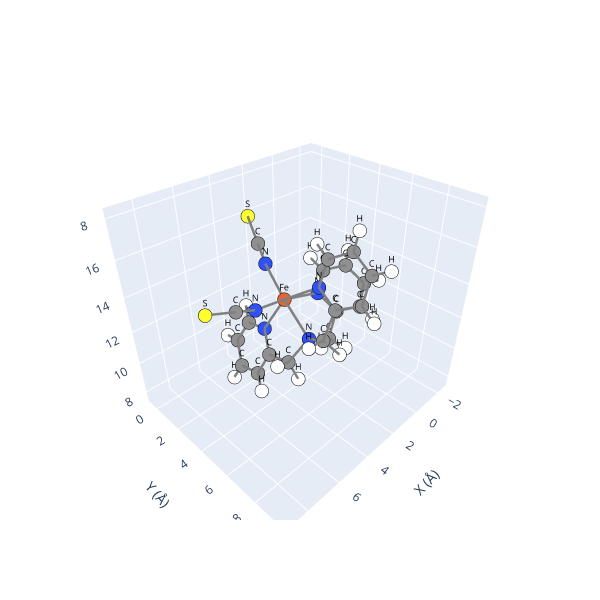

Notebook cell for this chart:
### Code cell
## All species can be visualized with the .view() method:
mol.view()

### Figure 1 — Plotly figure (JSON) as saved in the notebook; plotly's stock layout.template omitted (floating-point values rounded to 4 significant figures)
{"data": [{"hoverinfo": "text", "marker": {"color": ["#E06633", "#FFFF30", "#FFFF30", "#3050F8", "#3050F8", "#3050F8", "#3050F8", "#3050F8", "#3050F8", "#909090", "#FFFFFF", "#909090", "#FFFFFF", "#909090", "#FFFFFF", "#909090", "#FFFFFF", "#909090", "#909090", "#FFFFFF", "#FFFFFF", "#909090", "#FFFFFF", "#909090", "#FFFFFF", "#909090", "#909090", "#FFFFFF", "#FFFFFF", "#909090", "#FFFFFF", "#909090", "#FFFFFF", "#909090", "#FFFFFF", "#909090", "#FFFFFF", "#909090", "#909090", "#FFFFFF", "#FFFFFF", "#909090", "#909090", "#909090", "#FFFFFF", "#909090", "#FFFFFF"], "line": {"color": "black", "width": 1}, "size": 8}, "mode": "markers", "showlegend": false, "text": ["Fe", "S", "S", "N", "N", "N", "N", "N", "N", "C", "H", "C", "H", "C", "H", "C", "H", "C", "C", "H", "H", "C", "H", "C", "H", "C", "C", "H", "H", "C", "H", "C", "H", "C", "H", "C", "H", "C", "C", "H", "H", "C", "C", "C", "H", "C", "H"], "type": "scatter3d", "x": [3.743, 2.632, 8.321, 4.309, 1.616, 3.208, 3.77, 3.424, 5.761, 4.274, 3.927, 4.725, 4.691, 5.234, 5.563, 5.242, 5.555, 4.784, 4.841, 5.704, 4.736, 0.6056, 0.8022, 0.0313, -0.1526, 1.323, 2.462, 2.509, 2.274, 2.642, 2.485, 2.281, 1.909, 2.478, 2.236, 3.038, 3.171, 3.399, 4.102, 3.84, 5.061, 3.087, 6.821, -0.6897, -1.359, -0.9849, -1.862], "y": [3.994, 0.1637, 4.286, 3.103, 4.165, 5.744, 5.701, 2.327, 4.293, 1.791, 1.192, 1.303, 0.3911, 2.193, 1.889, 3.526, 4.144, 3.949, 5.404, 5.596, 5.97, 3.558, 2.816, 5.695, 6.435, 5.223, 5.8, 5.34, 6.734, 5.713, 4.886, 6.853, 6.798, 8.073, 8.856, 8.118, 8.934, 6.941, 6.924, 7.705, 6.965, 1.42, 4.299, 3.975, 3.531, 5.056, 5.359], "z": [13.51, 16.23, 15.1, 11.59, 12.96, 14.74, 12.06, 14.68, 14.05, 11.27, 11.89, 10.08, 9.902, 9.145, 8.331, 9.45, 8.831, 10.68, 11.09, 11.49, 10.31, 13.61, 14.14, 12.07, 11.54, 12.19, 11.4, 10.55, 11.22, 15.95, 16.34, 16.62, 17.47, 16.03, 16.46, 14.78, 14.35, 14.16, 12.83, 12.32, 12.97, 15.32, 14.5, 13.53, 14.0, 12.75, 12.68]}, {"hoverinfo": "none", "mode": "text", "showlegend": false, "text": ["Fe", "S", "S", "N", "N", "N", "N", "N", "N", "C", "H", "C", "H", "C", "H", "C", "H", "C", "C", "H", "H", "C", "H", "C", "H", "C", "C", "H", "H", "C", "H", "C", "H", "C", "H", "C", "H", "C", "C", "H", "H", "C", "C", "C", "H", "C", "H"], "textfont": {"color": "black", "size": 9}, "type": "scatter3d", "x": [3.743, 2.632, 8.321, 4.309, 1.616, 3.208, 3.77, 3.424, 5.761, 4.274, 3.927, 4.725, 4.691, 5.234, 5.563, 5.242, 5.555, 4.784, 4.841, 5.704, 4.736, 0.6056, 0.8022, 0.0313, -0.1526, 1.323, 2.462, 2.509, 2.274, 2.642, 2.485, 2.281, 1.909, 2.478, 2.236, 3.038, 3.171, 3.399, 4.102, 3.84, 5.061, 3.087, 6.821, -0.6897, -1.359, -0.9849, -1.862], "y": [3.994, 0.1637, 4.286, 3.103, 4.165, 5.744, 5.701, 2.327, 4.293, 1.791, 1.192, 1.303, 0.3911, 2.193, 1.889, 3.526, 4.144, 3.949, 5.404, 5.596, 5.97, 3.558, 2.816, 5.695, 6.435, 5.223, 5.8, 5.34, 6.734, 5.713, 4.886, 6.853, 6.798, 8.073, 8.856, 8.118, 8.934, 6.941, 6.924, 7.705, 6.965, 1.42, 4.299, 3.975, 3.531, 5.056, 5.359], "z": [13.51, 16.23, 15.1, 11.59, 12.96, 14.74, 12.06, 14.68, 14.05, 11.27, 11.89, 10.08, 9.902, 9.145, 8.331, 9.45, 8.831, 10.68, 11.09, 11.49, 10.31, 13.61, 14.14, 12.07, 11.54, 12.19, 11.4, 10.55, 11.22, 15.95, 16.34, 16.62, 17.47, 16.03, 16.46, 14.78, 14.35, 14.16, 12.83, 12.32, 12.97, 15.32, 14.5, 13.53, 14.0, 12.75, 12.68]}, {"hoverinfo": "none", "line": {"color": "gray", "width": 5}, "mode": "lines", "showlegend": false, "type": "scatter3d", "x": [3.77, 4.841], "y": [5.701, 5.404], "z": [12.06, 11.09]}, {"hoverinfo": "none", "line": {"color": "gray", "width": 5}, "mode": "lines", "showlegend": false, "type": "scatter3d", "x": [1.323, 0.0313], "y": [5.223, 5.695], "z": [12.19, 12.07]}, {"hoverinfo": "none", "line": {"color": "gray", "width": 5}, "mode": "lines", "showlegend": false, "type": "scatter3d", "x": [1.616, 3.743], "y": [4.165, 3.994], "z": [12.96, 13.51]}, {"hoverinfo": "none", "line": {"color": "gray", "width": 5}, "mode": "lines", "showlegend": false, "type": "scatter3d", "x": [4.841, 4.784], "y": [5.404, 3.949], "z": [11.09, 10.68]}, {"hoverinfo": "none", "line": {"color": "gray", "width": 5}, "mode": "lines", "showlegend": false, "type": "scatter3d", "x": [3.038, 2.478], "y": [8.118, 8.073], "z": [14.78, 16.03]}, {"hoverinfo": "none", "line": {"color": "gray", "width": 5}, "mode": "lines", "showlegend": false, "type": "scatter3d", "x": [4.784, 4.309], "y": [3.949, 3.103], "z": [10.68, 11.59]}, {"hoverinfo": "none", "line": {"color": "gray", "width": 5}, "mode": "lines", "showlegend": false, "type": "scatter3d", "x": [5.761, 3.743], "y": [4.293, 3.994], "z": [14.05, 13.51]}, {"hoverinfo": "none", "line": {"color": "gray", "width": 5}, "mode": "lines", "showlegend": false, "type": "scatter3d", "x": [6.821, 8.321], "y": [4.299, 4.286], "z": [14.5, 15.1]}, {"hoverinfo": "none", "line": {"color": "gray", "width": 5}, "mode": "lines", "showlegend": false, "type": "scatter3d", "x": [5.563, 5.234], "y": [1.889, 2.193], "z": [8.331, 9.145]}, {"hoverinfo": "none", "line": {"color": "gray", "width": 5}, "mode": "lines", "showlegend": false, "type": "scatter3d", "x": [2.281, 2.642], "y": [6.853, 5.713], "z": [16.62, 15.95]}, {"hoverinfo": "none", "line": {"color": "gray", "width": 5}, "mode": "lines", "showlegend": false, "type": "scatter3d", "x": [0.0313, 1.323], "y": [5.695, 5.223], "z": [12.07, 12.19]}, {"hoverinfo": "none", "line": {"color": "gray", "width": 5}, "mode": "lines", "showlegend": false, "type": "scatter3d", "x": [3.743, 3.208], "y": [3.994, 5.744], "z": [13.51, 14.74]}, {"hoverinfo": "none", "line": {"color": "gray", "width": 5}, "mode": "lines", "showlegend": false, "type": "scatter3d", "x": [5.704, 4.841], "y": [5.596, 5.404], "z": [11.49, 11.09]}, {"hoverinfo": "none", "line": {"color": "gray", "width": 5}, "mode": "lines", "showlegend": false, "type": "scatter3d", "x": [3.208, 3.399], "y": [5.744, 6.941], "z": [14.74, 14.16]}, {"hoverinfo": "none", "line": {"color": "gray", "width": 5}, "mode": "lines", "showlegend": false, "type": "scatter3d", "x": [-0.6897, 0.6056], "y": [3.975, 3.558], "z": [13.53, 13.61]}, {"hoverinfo": "none", "line": {"color": "gray", "width": 5}, "mode": "lines", "showlegend": false, "type": "scatter3d", "x": [4.841, 5.704], "y": [5.404, 5.596], "z": [11.09, 11.49]}, {"hoverinfo": "none", "line": {"color": "gray", "width": 5}, "mode": "lines", "showlegend": false, "type": "scatter3d", "x": [4.274, 3.927], "y": [1.791, 1.192], "z": [11.27, 11.89]}, {"hoverinfo": "none", "line": {"color": "gray", "width": 5}, "mode": "lines", "showlegend": false, "type": "scatter3d", "x": [3.743, 3.424], "y": [3.994, 2.327], "z": [13.51, 14.68]}, {"hoverinfo": "none", "line": {"color": "gray", "width": 5}, "mode": "lines", "showlegend": false, "type": "scatter3d", "x": [3.399, 3.038], "y": [6.941, 8.118], "z": [14.16, 14.78]}, {"hoverinfo": "none", "line": {"color": "gray", "width": 5}, "mode": "lines", "showlegend": false, "type": "scatter3d", "x": [0.0313, -0.9849], "y": [5.695, 5.056], "z": [12.07, 12.75]}, {"hoverinfo": "none", "line": {"color": "gray", "width": 5}, "mode": "lines", "showlegend": false, "type": "scatter3d", "x": [5.242, 5.555], "y": [3.526, 4.144], "z": [9.45, 8.831]}, {"hoverinfo": "none", "line": {"color": "gray", "width": 5}, "mode": "lines", "showlegend": false, "type": "scatter3d", "x": [5.555, 5.242], "y": [4.144, 3.526], "z": [8.831, 9.45]}, {"hoverinfo": "none", "line": {"color": "gray", "width": 5}, "mode": "lines", "showlegend": false, "type": "scatter3d", "x": [2.478, 2.281], "y": [8.073, 6.853], "z": [16.03, 16.62]}, {"hoverinfo": "none", "line": {"color": "gray", "width": 5}, "mode": "lines", "showlegend": false, "type": "scatter3d", "x": [2.462, 1.323], "y": [5.8, 5.223], "z": [11.4, 12.19]}, {"hoverinfo": "none", "line": {"color": "gray", "width": 5}, "mode": "lines", "showlegend": false, "type": "scatter3d", "x": [3.038, 3.399], "y": [8.118, 6.941], "z": [14.78, 14.16]}, {"hoverinfo": "none", "line": {"color": "gray", "width": 5}, "mode": "lines", "showlegend": false, "type": "scatter3d", "x": [0.8022, 0.6056], "y": [2.816, 3.558], "z": [14.14, 13.61]}, {"hoverinfo": "none", "line": {"color": "gray", "width": 5}, "mode": "lines", "showlegend": false, "type": "scatter3d", "x": [-0.9849, 0.0313], "y": [5.056, 5.695], "z": [12.75, 12.07]}, {"hoverinfo": "none", "line": {"color": "gray", "width": 5}, "mode": "lines", "showlegend": false, "type": "scatter3d", "x": [4.274, 4.309], "y": [1.791, 3.103], "z": [11.27, 11.59]}, {"hoverinfo": "none", "line": {"color": "gray", "width": 5}, "mode": "lines", "showlegend": false, "type": "scatter3d", "x": [4.309, 4.784], "y": [3.103, 3.949], "z": [11.59, 10.68]}, {"hoverinfo": "none", "line": {"color": "gray", "width": 5}, "mode": "lines", "showlegend": false, "type": "scatter3d", "x": [2.281, 2.478], "y": [6.853, 8.073], "z": [16.62, 16.03]}, {"hoverinfo": "none", "line": {"color": "gray", "width": 5}, "mode": "lines", "showlegend": false, "type": "scatter3d", "x": [4.102, 3.84], "y": [6.924, 7.705], "z": [12.83, 12.32]}, {"hoverinfo": "none", "line": {"color": "gray", "width": 5}, "mode": "lines", "showlegend": false, "type": "scatter3d", "x": [3.087, 2.632], "y": [1.42, 0.1637], "z": [15.32, 16.23]}, {"hoverinfo": "none", "line": {"color": "gray", "width": 5}, "mode": "lines", "showlegend": false, "type": "scatter3d", "x": [4.725, 4.274], "y": [1.303, 1.791], "z": [10.08, 11.27]}, {"hoverinfo": "none", "line": {"color": "gray", "width": 5}, "mode": "lines", "showlegend": false, "type": "scatter3d", "x": [1.616, 1.323], "y": [4.165, 5.223], "z": [12.96, 12.19]}, {"hoverinfo": "none", "line": {"color": "gray", "width": 5}, "mode": "lines", "showlegend": false, "type": "scatter3d", "x": [0.6056, 1.616], "y": [3.558, 4.165], "z": [13.61, 12.96]}, {"hoverinfo": "none", "line": {"color": "gray", "width": 5}, "mode": "lines", "showlegend": false, "type": "scatter3d", "x": [-1.862, -0.9849], "y": [5.359, 5.056], "z": [12.68, 12.75]}, {"hoverinfo": "none", "line": {"color": "gray", "width": 5}, "mode": "lines", "showlegend": false, "type": "scatter3d", "x": [5.061, 4.102], "y": [6.965, 6.924], "z": [12.97, 12.83]}, {"hoverinfo": "none", "line": {"color": "gray", "width": 5}, "mode": "lines", "showlegend": false, "type": "scatter3d", "x": [0.6056, -0.6897], "y": [3.558, 3.975], "z": [13.61, 13.53]}, {"hoverinfo": "none", "line": {"color": "gray", "width": 5}, "mode": "lines", "showlegend": false, "type": "scatter3d", "x": [1.323, 1.616], "y": [5.223, 4.165], "z": [12.19, 12.96]}, {"hoverinfo": "none", "line": {"color": "gray", "width": 5}, "mode": "lines", "showlegend": false, "type": "scatter3d", "x": [5.234, 5.563], "y": [2.193, 1.889], "z": [9.145, 8.331]}, {"hoverinfo": "none", "line": {"color": "gray", "width": 5}, "mode": "lines", "showlegend": false, "type": "scatter3d", "x": [-0.9849, -1.862], "y": [5.056, 5.359], "z": [12.75, 12.68]}, {"hoverinfo": "none", "line": {"color": "gray", "width": 5}, "mode": "lines", "showlegend": false, "type": "scatter3d", "x": [-0.1526, 0.0313], "y": [6.435, 5.695], "z": [11.54, 12.07]}, {"hoverinfo": "none", "line": {"color": "gray", "width": 5}, "mode": "lines", "showlegend": false, "type": "scatter3d", "x": [2.478, 3.038], "y": [8.073, 8.118], "z": [16.03, 14.78]}, {"hoverinfo": "none", "line": {"color": "gray", "width": 5}, "mode": "lines", "showlegend": false, "type": "scatter3d", "x": [3.399, 3.208], "y": [6.941, 5.744], "z": [14.16, 14.74]}, {"hoverinfo": "none", "line": {"color": "gray", "width": 5}, "mode": "lines", "showlegend": false, "type": "scatter3d", "x": [3.208, 3.743], "y": [5.744, 3.994], "z": [14.74, 13.51]}, {"hoverinfo": "none", "line": {"color": "gray", "width": 5}, "mode": "lines", "showlegend": false, "type": "scatter3d", "x": [2.642, 2.281], "y": [5.713, 6.853], "z": [15.95, 16.62]}, {"hoverinfo": "none", "line": {"color": "gray", "width": 5}, "mode": "lines", "showlegend": false, "type": "scatter3d", "x": [0.0313, -0.1526], "y": [5.695, 6.435], "z": [12.07, 11.54]}, {"hoverinfo": "none", "line": {"color": "gray", "width": 5}, "mode": "lines", "showlegend": false, "type": "scatter3d", "x": [3.77, 4.102], "y": [5.701, 6.924], "z": [12.06, 12.83]}, {"hoverinfo": "none", "line": {"color": "gray", "width": 5}, "mode": "lines", "showlegend": false, "type": "scatter3d", "x": [3.424, 3.743], "y": [2.327, 3.994], "z": [14.68, 13.51]}, {"hoverinfo": "none", "line": {"color": "gray", "width": 5}, "mode": "lines", "showlegend": false, "type": "scatter3d", "x": [5.242, 5.234], "y": [3.526, 2.193], "z": [9.45, 9.145]}, {"hoverinfo": "none", "line": {"color": "gray", "width": 5}, "mode": "lines", "showlegend": false, "type": "scatter3d", "x": [2.485, 2.642], "y": [4.886, 5.713], "z": [16.34, 15.95]}, {"hoverinfo": "none", "line": {"color": "gray", "width": 5}, "mode": "lines", "showlegend": false, "type": "scatter3d", "x": [3.087, 3.424], "y": [1.42, 2.327], "z": [15.32, 14.68]}, {"hoverinfo": "none", "line": {"color": "gray", "width": 5}, "mode": "lines", "showlegend": false, "type": "scatter3d", "x": [2.509, 2.462], "y": [5.34, 5.8], "z": [10.55, 11.4]}, {"hoverinfo": "none", "line": {"color": "gray", "width": 5}, "mode": "lines", "showlegend": false, "type": "scatter3d", "x": [2.462, 3.77], "y": [5.8, 5.701], "z": [11.4, 12.06]}, {"hoverinfo": "none", "line": {"color": "gray", "width": 5}, "mode": "lines", "showlegend": false, "type": "scatter3d", "x": [1.323, 2.462], "y": [5.223, 5.8], "z": [12.19, 11.4]}, {"hoverinfo": "none", "line": {"color": "gray", "width": 5}, "mode": "lines", "showlegend": false, "type": "scatter3d", "x": [8.321, 6.821], "y": [4.286, 4.299], "z": [15.1, 14.5]}, {"hoverinfo": "none", "line": {"color": "gray", "width": 5}, "mode": "lines", "showlegend": false, "type": "scatter3d", "x": [2.462, 2.509], "y": [5.8, 5.34], "z": [11.4, 10.55]}, {"hoverinfo": "none", "line": {"color": "gray", "width": 5}, "mode": "lines", "showlegend": false, "type": "scatter3d", "x": [0.6056, 0.8022], "y": [3.558, 2.816], "z": [13.61, 14.14]}, {"hoverinfo": "none", "line": {"color": "gray", "width": 5}, "mode": "lines", "showlegend": false, "type": "scatter3d", "x": [2.281, 1.909], "y": [6.853, 6.798], "z": [16.62, 17.47]}, {"hoverinfo": "none", "line": {"color": "gray", "width": 5}, "mode": "lines", "showlegend": false, "type": "scatter3d", "x": [3.424, 3.087], "y": [2.327, 1.42], "z": [14.68, 15.32]}, {"hoverinfo": "none", "line": {"color": "gray", "width": 5}, "mode": "lines", "showlegend": false, "type": "scatter3d", "x": [6.821, 5.761], "y": [4.299, 4.293], "z": [14.5, 14.05]}, {"hoverinfo": "none", "line": {"color": "gray", "width": 5}, "mode": "lines", "showlegend": false, "type": "scatter3d", "x": [4.784, 4.841], "y": [3.949, 5.404], "z": [10.68, 11.09]}, {"hoverinfo": "none", "line": {"color": "gray", "width": 5}, "mode": "lines", "showlegend": false, "type": "scatter3d", "x": [5.234, 4.725], "y": [2.193, 1.303], "z": [9.145, 10.08]}, {"hoverinfo": "none", "line": {"color": "gray", "width": 5}, "mode": "lines", "showlegend": false, "type": "scatter3d", "x": [-0.9849, -0.6897], "y": [5.056, 3.975], "z": [12.75, 13.53]}, {"hoverinfo": "none", "line": {"color": "gray", "width": 5}, "mode": "lines", "showlegend": false, "type": "scatter3d", "x": [5.761, 6.821], "y": [4.293, 4.299], "z": [14.05, 14.5]}, {"hoverinfo": "none", "line": {"color": "gray", "width": 5}, "mode": "lines", "showlegend": false, "type": "scatter3d", "x": [4.309, 3.743], "y": [3.103, 3.994], "z": [11.59, 13.51]}, {"hoverinfo": "none", "line": {"color": "gray", "width": 5}, "mode": "lines", "showlegend": false, "type": "scatter3d", "x": [4.309, 4.274], "y": [3.103, 1.791], "z": [11.59, 11.27]}, {"hoverinfo": "none", "line": {"color": "gray", "width": 5}, "mode": "lines", "showlegend": false, "type": "scatter3d", "x": [3.77, 2.462], "y": [5.701, 5.8], "z": [12.06, 11.4]}, {"hoverinfo": "none", "line": {"color": "gray", "width": 5}, "mode": "lines", "showlegend": false, "type": "scatter3d", "x": [-0.6897, -0.9849], "y": [3.975, 5.056], "z": [13.53, 12.75]}, {"hoverinfo": "none", "line": {"color": "gray", "width": 5}, "mode": "lines", "showlegend": false, "type": "scatter3d", "x": [4.102, 5.061], "y": [6.924, 6.965], "z": [12.83, 12.97]}, {"hoverinfo": "none", "line": {"color": "gray", "width": 5}, "mode": "lines", "showlegend": false, "type": "scatter3d", "x": [3.743, 1.616], "y": [3.994, 4.165], "z": [13.51, 12.96]}, {"hoverinfo": "none", "line": {"color": "gray", "width": 5}, "mode": "lines", "showlegend": false, "type": "scatter3d", "x": [4.725, 5.234], "y": [1.303, 2.193], "z": [10.08, 9.145]}, {"hoverinfo": "none", "line": {"color": "gray", "width": 5}, "mode": "lines", "showlegend": false, "type": "scatter3d", "x": [4.102, 3.77], "y": [6.924, 5.701], "z": [12.83, 12.06]}, {"hoverinfo": "none", "line": {"color": "gray", "width": 5}, "mode": "lines", "showlegend": false, "type": "scatter3d", "x": [4.736, 4.841], "y": [5.97, 5.404], "z": [10.31, 11.09]}, {"hoverinfo": "none", "line": {"color": "gray", "width": 5}, "mode": "lines", "showlegend": false, "type": "scatter3d", "x": [2.642, 2.485], "y": [5.713, 4.886], "z": [15.95, 16.34]}, {"hoverinfo": "none", "line": {"color": "gray", "width": 5}, "mode": "lines", "showlegend": false, "type": "scatter3d", "x": [2.632, 3.087], "y": [0.1637, 1.42], "z": [16.23, 15.32]}, {"hoverinfo": "none", "line": {"color": "gray", "width": 5}, "mode": "lines", "showlegend": false, "type": "scatter3d", "x": [3.743, 3.77], "y": [3.994, 5.701], "z": [13.51, 12.06]}, {"hoverinfo": "none", "line": {"color": "gray", "width": 5}, "mode": "lines", "showlegend": false, "type": "scatter3d", "x": [3.171, 3.038], "y": [8.934, 8.118], "z": [14.35, 14.78]}, {"hoverinfo": "none", "line": {"color": "gray", "width": 5}, "mode": "lines", "showlegend": false, "type": "scatter3d", "x": [3.208, 2.642], "y": [5.744, 5.713], "z": [14.74, 15.95]}, {"hoverinfo": "none", "line": {"color": "gray", "width": 5}, "mode": "lines", "showlegend": false, "type": "scatter3d", "x": [2.642, 3.208], "y": [5.713, 5.744], "z": [15.95, 14.74]}, {"hoverinfo": "none", "line": {"color": "gray", "width": 5}, "mode": "lines", "showlegend": false, "type": "scatter3d", "x": [1.909, 2.281], "y": [6.798, 6.853], "z": [17.47, 16.62]}, {"hoverinfo": "none", "line": {"color": "gray", "width": 5}, "mode": "lines", "showlegend": false, "type": "scatter3d", "x": [4.841, 4.736], "y": [5.404, 5.97], "z": [11.09, 10.31]}, {"hoverinfo": "none", "line": {"color": "gray", "width": 5}, "mode": "lines", "showlegend": false, "type": "scatter3d", "x": [3.038, 3.171], "y": [8.118, 8.934], "z": [14.78, 14.35]}, {"hoverinfo": "none", "line": {"color": "gray", "width": 5}, "mode": "lines", "showlegend": false, "type": "scatter3d", "x": [1.616, 0.6056], "y": [4.165, 3.558], "z": [12.96, 13.61]}, {"hoverinfo": "none", "line": {"color": "gray", "width": 5}, "mode": "lines", "showlegend": false, "type": "scatter3d", "x": [4.784, 5.242], "y": [3.949, 3.526], "z": [10.68, 9.45]}, {"hoverinfo": "none", "line": {"color": "gray", "width": 5}, "mode": "lines", "showlegend": false, "type": "scatter3d", "x": [3.927, 4.274], "y": [1.192, 1.791], "z": [11.89, 11.27]}, {"hoverinfo": "none", "line": {"color": "gray", "width": 5}, "mode": "lines", "showlegend": false, "type": "scatter3d", "x": [4.274, 4.725], "y": [1.791, 1.303], "z": [11.27, 10.08]}, {"hoverinfo": "none", "line": {"color": "gray", "width": 5}, "mode": "lines", "showlegend": false, "type": "scatter3d", "x": [3.743, 5.761], "y": [3.994, 4.293], "z": [13.51, 14.05]}, {"hoverinfo": "none", "line": {"color": "gray", "width": 5}, "mode": "lines", "showlegend": false, "type": "scatter3d", "x": [5.242, 4.784], "y": [3.526, 3.949], "z": [9.45, 10.68]}, {"hoverinfo": "none", "line": {"color": "gray", "width": 5}, "mode": "lines", "showlegend": false, "type": "scatter3d", "x": [4.102, 3.399], "y": [6.924, 6.941], "z": [12.83, 14.16]}, {"hoverinfo": "none", "line": {"color": "gray", "width": 5}, "mode": "lines", "showlegend": false, "type": "scatter3d", "x": [3.84, 4.102], "y": [7.705, 6.924], "z": [12.32, 12.83]}, {"hoverinfo": "none", "line": {"color": "gray", "width": 5}, "mode": "lines", "showlegend": false, "type": "scatter3d", "x": [2.236, 2.478], "y": [8.856, 8.073], "z": [16.46, 16.03]}, {"hoverinfo": "none", "line": {"color": "gray", "width": 5}, "mode": "lines", "showlegend": false, "type": "scatter3d", "x": [2.274, 2.462], "y": [6.734, 5.8], "z": [11.22, 11.4]}, {"hoverinfo": "none", "line": {"color": "gray", "width": 5}, "mode": "lines", "showlegend": false, "type": "scatter3d", "x": [3.399, 4.102], "y": [6.941, 6.924], "z": [14.16, 12.83]}, {"hoverinfo": "none", "line": {"color": "gray", "width": 5}, "mode": "lines", "showlegend": false, "type": "scatter3d", "x": [4.841, 3.77], "y": [5.404, 5.701], "z": [11.09, 12.06]}, {"hoverinfo": "none", "line": {"color": "gray", "width": 5}, "mode": "lines", "showlegend": false, "type": "scatter3d", "x": [2.478, 2.236], "y": [8.073, 8.856], "z": [16.03, 16.46]}, {"hoverinfo": "none", "line": {"color": "gray", "width": 5}, "mode": "lines", "showlegend": false, "type": "scatter3d", "x": [4.691, 4.725], "y": [0.3911, 1.303], "z": [9.902, 10.08]}, {"hoverinfo": "none", "line": {"color": "gray", "width": 5}, "mode": "lines", "showlegend": false, "type": "scatter3d", "x": [2.462, 2.274], "y": [5.8, 6.734], "z": [11.4, 11.22]}, {"hoverinfo": "none", "line": {"color": "gray", "width": 5}, "mode": "lines", "showlegend": false, "type": "scatter3d", "x": [-0.6897, -1.359], "y": [3.975, 3.531], "z": [13.53, 14.0]}, {"hoverinfo": "none", "line": {"color": "gray", "width": 5}, "mode": "lines", "showlegend": false, "type": "scatter3d", "x": [-1.359, -0.6897], "y": [3.531, 3.975], "z": [14.0, 13.53]}, {"hoverinfo": "none", "line": {"color": "gray", "width": 5}, "mode": "lines", "showlegend": false, "type": "scatter3d", "x": [3.743, 4.309], "y": [3.994, 3.103], "z": [13.51, 11.59]}, {"hoverinfo": "none", "line": {"color": "gray", "width": 5}, "mode": "lines", "showlegend": false, "type": "scatter3d", "x": [4.725, 4.691], "y": [1.303, 0.3911], "z": [10.08, 9.902]}, {"hoverinfo": "none", "line": {"color": "gray", "width": 5}, "mode": "lines", "showlegend": false, "type": "scatter3d", "x": [3.77, 3.743], "y": [5.701, 3.994], "z": [12.06, 13.51]}, {"hoverinfo": "none", "line": {"color": "gray", "width": 5}, "mode": "lines", "showlegend": false, "type": "scatter3d", "x": [5.234, 5.242], "y": [2.193, 3.526], "z": [9.145, 9.45]}], "layout": {"height": 600, "scene": {"xaxis": {"range": [-2.862, 9.321], "title": {"text": "X (Å)"}}, "yaxis": {"range": [-0.8363, 9.934], "title": {"text": "Y (Å)"}}, "zaxis": {"range": [7.331, 18.47], "title": {"text": "Z (Å)"}}}, "width": 600}}
